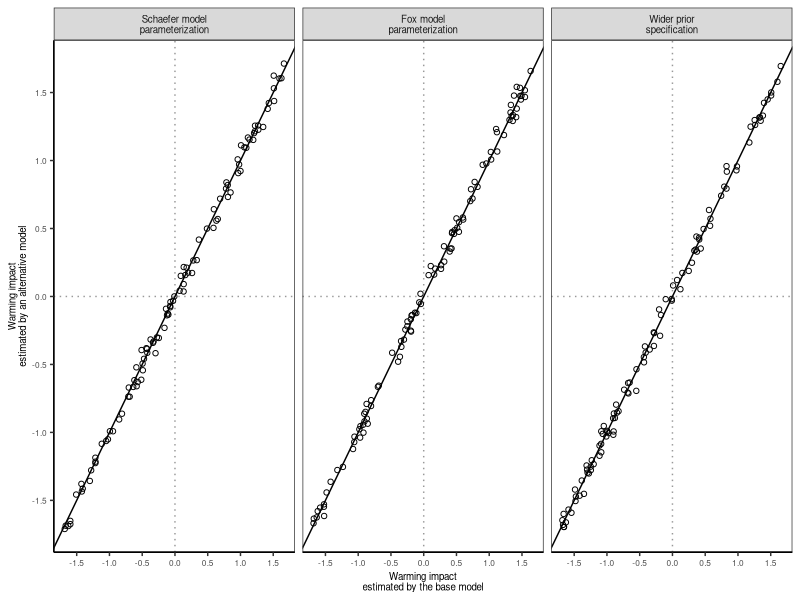

Reproduce this figure in R. (Note: this script raises an error after producing the figure.)


# Read data
################################################################################

# Clear workspace
rm(list = ls())

# Packages
library(tidyverse)

# Directories
plotdir <- "figures"


# Simulate data
################################################################################

# Build data
ndo <- 100
data <- tibble(scenario=c(rep("Fox", ndo), rep("Schaefer", ndo), rep("Priors", ndo)),
               base=runif(ndo*3, -1.7, 1.7)) %>% 
  mutate(alternate=base+rnorm(ndo*3, 0, 0.05),
         scenario=recode_factor(scenario,
                                "Schaefer"="Schaefer model\nparameterization",
                                "Fox"="Fox model\nparameterization",
                                "Priors"="Wider prior\nspecification"))

# Plot data
################################################################################

# Theme
base_theme <-  theme(axis.text=element_text(size=6),
                     axis.title=element_text(size=7),
                     strip.text = element_text(size=7),
                     plot.tag = element_text(size=8),
                     # Gridlines
                     panel.grid.major = element_blank(), 
                     panel.grid.minor = element_blank(),
                     panel.background = element_blank(), 
                     axis.line = element_line(colour = "black"),
                     # Legend
                     legend.key = element_rect(fill=alpha('blue', 0)),
                     legend.background = element_rect(fill=alpha('blue', 0)))

# Plot data
g <- ggplot(data, aes(x=base, y=alternate)) +
  facet_wrap(~scenario, nrow=1) +
  # Reference line
  geom_hline(yintercept=0, linetype="dotted", color="grey60") +
  geom_vline(xintercept=0, linetype="dotted", color="grey60") +
  geom_abline(slope=1, intercept=0) +
  # Points
  geom_point(pch=21) +
  # Labels
  labs(x="Warming impact\nestimated by the base model", y="Warming impact\nestimated by an alternative model") +
  scale_x_continuous(breaks=seq(-1.5, 1.5, 0.5)) +
  scale_y_continuous(breaks=seq(-1.5, 1.5, 0.5)) +
  # Theme
  theme_bw() + base_theme
g

# Export plot
ggsave(g, filename=file.path(plotdir, "FigSX_sensitivity_models.png"), 
       width=6.5, height=2.5, units="in", dpi=600)





